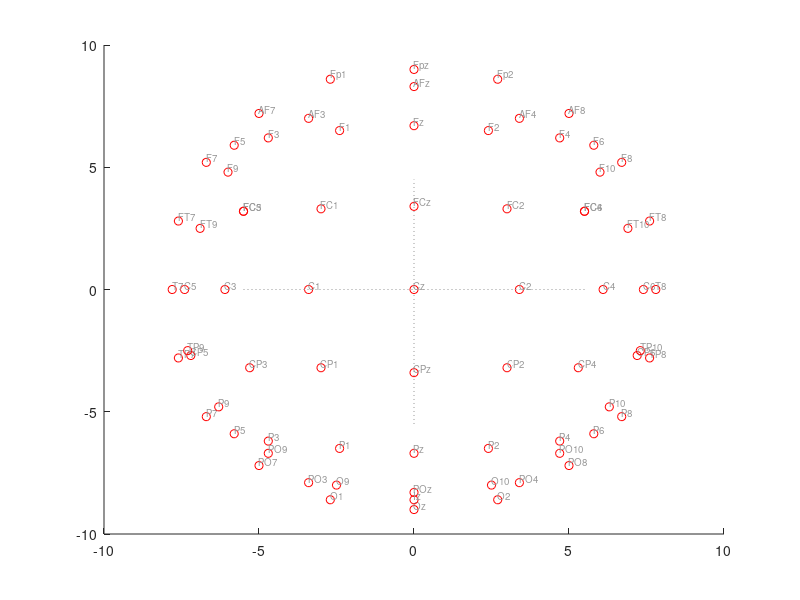
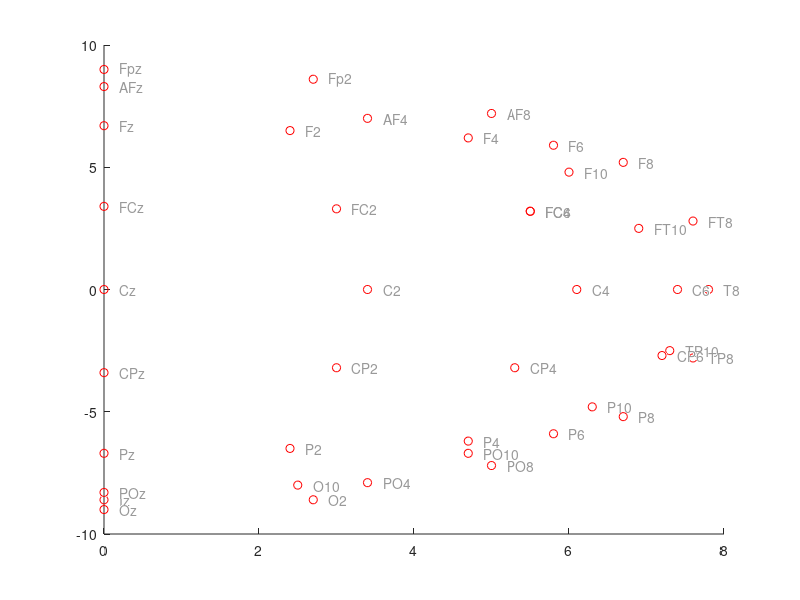

The MATLAB script that drew these images, in order: (Note: this script raises an error after producing the figures.)
clear;
%{
Distributes
sensors over whole head
in the 130 chan arrangement, there are 10 in midline, 60 on one side
%}
%% params
irandseed = 55;
rand('seed', irandseed );
writefreq = 100;
flag_print = 0;
maxsepar = 1.5; % cutoff (largest allowed) src-det distance for nirs channel
Ntrial = 1e9;
Maxtrial = 1e12;
labeloffset = .15;
%% max numbers of sensors
ns = 24; % source 1
nd = 24; % detector 2
ne = 19; % eeg 3
fprintf('ne %d, ns %d, nd %d\n',ne, nd, ns);
%%
gry = [.6 .6 .6];
eeggry = [.4 .0 .4];
nirschangry = [.6 .6 .6];
nirschanconnectgry  = [.9 .9 .9];
portlabelgry  = [.7 .7 .7];
srcolor = 'y';
detcolor = 'g';
eegcolor = eeggry;
%% input labels and their positions
fid = fopen('positions_full.txt');
tline = fgetl(fid);
count = 1;
while ischar(tline) & ~isempty(tline),
    C = textscan(tline,'%s %f %f %f');
    label{count} = char(C{1});
    xx(count,1) = C{2};
    xx(count,2) = C{3};
    xx(count,3) = C{4};
    count = count + 1;
    tline = fgetl(fid);
end
fclose(fid);

if 0
%% insert additional positions on right side
[xx, label] = insertadditionalpositions( xx, label );

%% insert left side by taking the negative of x axis
[xx, label] = insertleftpositions( xx, label );
end

%% 2d plot
if 1,
    figure(1010);clf; hold on;
    labeloffset = .2;
    for kk = 1:length(label),
        plot( xx(kk, 1), xx(kk, 2), 'ro' );
        text( xx(kk, 1), xx(kk, 2)+labeloffset, label( kk ), 'color', gry, 'fontsize',7 );
    end
    plot( [-5.5 5.5],[0 0], 'color',gry,'linestyle',':'); plot( [0 0],[-5.5 4.5], 'color',gry,'linestyle',':')
%    axis([-6 6 -6 5])
end
%% 3d plot
if 1,
    figure(1020);clf; hold on;
    for kk = 1:length(label),
        if xx(kk,1)<0, continue; end;
        plot3( xx(kk, 1), xx(kk, 2), xx(kk, 3), 'ro' );
        text( xx(kk, 1)+labeloffset, xx(kk, 2), xx(kk, 3), label( kk ), 'color', gry );
    end
    %    axis([-1 14 -1 14 -1 14])   
end

%% generate random montage
numpos = length(label);
itrial = 1;
tottrial = 1;
mysepareeg = 10000;
myseparnirschan = 10000;
myseparnirssrc = 10000;
myseparnirsdet = 10000;
mysepar = 10000;
countgood = 1;

while itrial <= Ntrial & tottrial <= Maxtrial,

    rrr = zeros( 1, numpos );

    % choose eeg sensor positions
    posindxs = [1:numpos];
    pop = posindxs;
    eegpos = randsample( pop, ne );
    rrr( eegpos ) = 3;
    pop = setdiff( pop, eegpos); % remove eeg positions from candidates

    % find indx of bottom half
    ss = [];
    for kk = 1: numpos,
        if 0>xx(kk,2), ss = [ss; kk]; end
    end
    pop = setdiff( pop, ss); % remove bottom half from candidates

    % choose nirs source positions
    nsmax = min(ns, length(pop) );
    nirsspos = randsample( pop, nsmax );
    rrr( nirsspos ) = 1;
    pop = setdiff( pop, nirsspos); % remove nirs src positions

    % choose nirs detector positions
    ndmax = min(nd, length(pop) );
    nirsdpos = randsample( pop, ndmax );
    rrr( nirsdpos ) = 2;


    %% set nirs channels
    if itrial>1,
        clear cc ccsrc ccdet
    end
    countchan = 1;
    for kk = 1: numpos,
        if 1==rrr(kk), % source
            for nn = 1 : numpos,
                if 2==rrr(nn), % detector
                    separ = sqrt(  ( xx(kk,1)-xx(nn,1)  ).^2 + ( xx(kk,2)-xx(nn,2)  ).^2  );
                    if maxsepar >= separ, % this is a channel
                        cc(countchan,1) = ( xx(kk,1)+xx(nn,1) )./2;
                        cc(countchan,2) = ( xx(kk,2)+xx(nn,2) )./2;
                        ccsrc(countchan,1) = xx(kk,1);
                        ccsrc(countchan,2) = xx(kk,2);
                        ccdet(countchan,1) = xx(nn,1);
                        ccdet(countchan,2) = xx(nn,2);
                        countchan = countchan + 1;
                    end
                end
            end
        end
    end
    numnirschan = countchan -1;
    %% plot
    if 0
        fh = figure(110); clf; set(fh, 'color', 'white');  hold on;
        %% plot nirs chans
        for kk = 1: numnirschan,
            pnirschan = plot( cc(kk, 1), cc(kk, 2), 'markersize',10,'marker','s','markerfacecolor', [nirschangry],'markeredgecolor',[nirschangry]);
            plot( [ccsrc(kk,1) ccdet(kk,1)],  [ccsrc(kk,2) ccdet(kk,2)] ,'color',  [nirschangry] );
        end
        %% plot src, det, eegs
        for kk = 1: numpos,
            if 1==rrr(kk), colr = srcolor;
            elseif 2==rrr(kk), colr = detcolor;
            elseif 3==rrr(kk), colr = eegcolor;
            elseif 0==rrr(kk), colr = 'r';
            else, error('should not be here'); end;
            if 1==rrr(kk), % nirs src
                psrc = plot( xx(kk, 1), xx(kk, 2), 'markersize',6,'marker','o','markerfacecolor', [colr],'markeredgecolor',[colr]);
            elseif 2==rrr(kk),
                pdet = plot( xx(kk, 1), xx(kk, 2), 'markersize',6,'marker','o','markerfacecolor', [colr],'markeredgecolor',[colr]);
            elseif 3==rrr(kk), % eeg
                peeg = plot( xx(kk, 1), xx(kk, 2), 'markersize',10,'marker','o','markerfacecolor', [colr],'markeredgecolor','none');
            elseif 0==rrr(kk),
                plot( xx(kk, 1), xx(kk, 2), 'markersize',3,'marker','o','markerfacecolor', [colr],'markeredgecolor','none');
            else, error('should not be here'); end;
            text( xx(kk, 1)+labeloffset, xx(kk, 2), label( kk ), 'color', gry, 'fontsize',8 );
        end
        axis([-6 6 -6 7])
        box off
        axis off
        if numnirschan, legend( [pnirschan psrc pdet peeg], 'NIRS Channel', 'Src', 'Det','EEG','location','southwest'  );
        else, legend( [psrc pdet peeg],  'Src', 'Det','EEG' ,'location','southwest' ); end;
    end
    %% extract eeg sensors
    indx = find( 3==rrr );
    xxeeg = xx( indx, : );

    %% determine distance to nearest eeg sensor
    for kk = 1:numpos,
        distmineeg = 10000;
        for nn = 1:ne,
            dist = sqrt( (xx(kk,1)-xxeeg(nn,1)).^2 + (xx(kk,2)-xxeeg(nn,2) ).^2 );
            if dist < distmineeg,
                distmineeg = dist;
            end
        end
        disteeg(kk) = distmineeg;
    end
    % largest distance (from any position) to the nearest eeg sensor
    distmaxeeg = max( disteeg );

    %% determine distance to nearest nirs chan
    iii = 1;
    for kk = 1:numpos,
        if 0<xx(kk,2), % must include only frontal positions
            distmin = 10000;
            for nn = 1:length( cc ),
                dist = sqrt( (xx(kk,1)-cc(nn,1)).^2 + (xx(kk,2)-cc(nn,2) ).^2 );
                if dist < distmin,
                    distmin = dist;
                end
            end
            distnirs(iii) = distmin;
            iii = iii + 1;
        end
    end
    % largest distance (from any position) to the nearest nirs chan
    distmaxnirschan = max( distnirs );

    %% determine distance to nearest nirs source
    iii = 1;
    for kk = 1:numpos,
        if 0<xx(kk,2), % must include only frontal positions
            distmin = 10000;
            for nn = 1:numpos,
                if 1==rrr(nn) & kk~=nn,
                    dist = sqrt( (xx(kk,1)-xx(nn,1)).^2 + (xx(kk,2)-xx(nn,2) ).^2 );
                    if dist < distmin,
                        distmin = dist;
                    end
                end
            end
            distnirs(iii) = distmin;
            iii = iii + 1;
        end
    end
    % largest distance (from any position) to the nearest nirs chan
    distmaxnirssrc = max( distnirs );
    %% determine distance to nearest nirs det
    iii = 1;
    for kk = 1:numpos,
        if 0<xx(kk,2), % must include only frontal positions
            distmin = 10000;
            for nn = 1:numpos,
                if 2==rrr(nn) & kk~=nn,
                    dist = sqrt( (xx(kk,1)-xx(nn,1)).^2 + (xx(kk,2)-xx(nn,2) ).^2 );
                    if dist < distmin,
                        distmin = dist;
                    end
                end
            end
            distnirs(iii) = distmin;
            iii = iii + 1;
        end
    end
    % largest distance (from any position) to the nearest nirs chan
    distmaxnirsdet = max( distnirs );
    %%

    % crietrion
    myvec = [distmaxeeg distmaxnirschan distmaxnirssrc distmaxnirsdet];
    ddd = sqrt( mean(myvec.^2) );
    % update minima
    if ddd<mysepar,

        mysepar = ddd;
        mysepareeg = distmaxeeg;
        myseparnirschan = distmaxnirschan; myseparnirssrc = distmaxnirssrc; myseparnirsdet = distmaxnirsdet;
        rrrlist{countgood} = rrr;
        cclist{countgood} = cc;
        ccsrclist{countgood} = ccsrc;
        ccdetlist{countgood} = ccdet;
        myseparlist(countgood) = mysepar;
        mysepareeglist(countgood) = mysepareeg;
        myseparnirschanlist(countgood) = myseparnirschan;
        myseparnirssrclist(countgood) = myseparnirssrc;
        myseparnirsdetlist(countgood) = myseparnirsdet;
        myne(countgood) = ne;
        mynumnirschan(countgood) = numnirschan;
        myndmax(countgood) = ndmax;
        mynsmax(countgood) = nsmax;

        %% good plot
        fh = figure(220); clf; set(fh, 'color', 'white');  hold on;
        %% plot nirs chans
        for kk = 1: length(cc), % connectors
            plot( [ccsrc(kk,1) ccdet(kk,1)],  [ccsrc(kk,2) ccdet(kk,2)] ,'color',  [nirschanconnectgry] );
        end
        for kk = 1: length(cc), % chans
            pnirschan = plot( cc(kk, 1), cc(kk, 2), 'markersize',10,'marker','s','markerfacecolor', [nirschangry],'markeredgecolor',[nirschangry]);
        end
        %% plot eeg
        for kk = 1: numpos,
            if 1==rrr(kk), colr = srcolor;
            elseif 2==rrr(kk), colr = detcolor;
            elseif 3==rrr(kk), colr = eegcolor;
            elseif 0==rrr(kk), colr = 'r';
            else, error('should not be here'); end;
            if 1==rrr(kk),
                psrc = plot( xx(kk, 1), xx(kk, 2), 'markersize',5,'marker','o','markerfacecolor', [colr],'markeredgecolor',[colr]);
            elseif 2==rrr(kk),
                pdet = plot( xx(kk, 1), xx(kk, 2), 'markersize',5,'marker','o','markerfacecolor', [colr],'markeredgecolor',[colr]);
            elseif 3==rrr(kk), % eeg
                peeg = plot( xx(kk, 1), xx(kk, 2), 'markersize',8,'marker','o','markerfacecolor', [colr],'markeredgecolor','none');
            elseif 0==rrr(kk),
                plot( xx(kk, 1), xx(kk, 2), 'markersize',3,'marker','o','markerfacecolor', [colr],'markeredgecolor','none');
            end
            text( xx(kk, 1)+labeloffset, xx(kk, 2), label( kk ), 'color', gry, 'fontsize',8 );
        end
        axis([-4.8  5. -5 5.3])
        box off
        axis off
        legend( [pnirschan psrc pdet peeg], 'NIRS Channel', 'Src', 'Det','EEG','location','southwest' );
        legend boxoff;
        titlestr1 = [ ...
            num2str( countgood ) ' (' ...
            num2str( itrial  ) ' of ' ...
            num2str( Ntrial ) '):  \Delta=' ...
            num2str( mysepar ) '  \Delta_{E}=' ...
            num2str( mysepareeg  ) '   \Delta_{c}=' ...
            num2str( myseparnirschan )  '   \Delta_{s}=' ...
            num2str( myseparnirssrc )  '   \Delta_{d}=' ...
            num2str( myseparnirsdet ) ];
        titlestr2 =  [ ...
            'N_E=' num2str(ne)...
            ', N_c=' num2str(numnirschan)...
            ', N_s=' num2str(nsmax)...
            ', N_d=' num2str(ndmax)...
            ];
        title( {titlestr1; titlestr2}, 'fontsize',9 );

        if flag_print,
            fstrn = [ 'fig_montage_'  'randseed_' num2str(irandseed) '_' num2str( countgood ) '_'];
            set(gcf,'PaperPositionMode','auto');
            if flag_print, saveas(gcf, [ fstrn  '.png'  ] ); end
        end
        
        countgood = countgood + 1;
        pause(.2);
    end
    if 0==mod(itrial,writefreq),
        fprintf( '%d/%d     %d %d %d %d   %f    %f %f %f %f   %f %f %f %f \n',...
            itrial, Ntrial, ne,nsmax,ndmax,numnirschan,...
            mysepar, mysepareeg, myseparnirschan, myseparnirssrc, myseparnirsdet, ...
            distmaxeeg, distmaxnirschan,distmaxnirssrc, distmaxnirsdet...
            );
    end
    
    itrial = itrial + 1;
end
return;

%% output plot
for countgood = 1:length(rrrlist),
    rrr = rrrlist{countgood} ;
    cc = cclist{countgood} ;
    ccsrc =  ccsrclist{countgood} ;
    ccdet = ccdetlist{countgood} ;
    mysepar = myseparlist(countgood) ;
    mysepareeg = mysepareeglist(countgood) ;
    myseparnirschan = myseparnirschanlist(countgood) ;
    myseparnirssrc = myseparnirssrclist(countgood) ;
    myseparnirsdet = myseparnirsdetlist(countgood) ;
    ne = myne(countgood) ;
    numnirschan = mynumnirschan(countgood) ;
    ndmax = myndmax(countgood) ;
    nsmax = mynsmax(countgood) ;

    %  plot channels
    fh = figure(330); clf; set(fh, 'color', 'white');  hold on;
    % plot nirs chans
    for kk = 1: length(cc), % channel connectors
        plot( [ccsrc(kk,1) ccdet(kk,1)],  [ccsrc(kk,2) ccdet(kk,2)] ,'color',  [nirschanconnectgry] , 'linestyle','-');
    end
    for kk = 1: length(cc), % channels
        pnirschan = plot( cc(kk, 1), cc(kk, 2), 'markersize',10,'marker','s','markerfacecolor', [nirschangry],'markeredgecolor',[nirschangry]);
    end
    % plot  src, det, eeg
    for kk = 1: numpos,
        if 1==rrr(kk), colr = srcolor;
        elseif 2==rrr(kk), colr = detcolor;
        elseif 3==rrr(kk), colr = eegcolor;
        elseif 0==rrr(kk), colr = 'r';
        else, error('should not be here'); end;
        if 1==rrr(kk),
            psrc = plot( xx(kk, 1), xx(kk, 2), 'markersize',5,'marker','o','markerfacecolor', [colr],'markeredgecolor',[colr]);
        elseif 2==rrr(kk),
            pdet = plot( xx(kk, 1), xx(kk, 2), 'markersize',5,'marker','o','markerfacecolor', [colr],'markeredgecolor',[colr]);
        elseif 3==rrr(kk), % eeg
            peeg = plot( xx(kk, 1), xx(kk, 2), 'markersize',8,'marker','o','markerfacecolor', [colr],'markeredgecolor','none');
        elseif 0==rrr(kk),
            plot( xx(kk, 1), xx(kk, 2), 'markersize',3,'marker','o','markerfacecolor', [colr],'markeredgecolor','none');
        end
        text( xx(kk, 1)+labeloffset, xx(kk, 2), label( kk ), 'color', portlabelgry, 'fontsize',8 );
    end
    axis([-4.8  5. -5 5.3])
    box off
    axis off
    legend( [pnirschan psrc pdet peeg], 'NIRS Channel', 'Src', 'Det','EEG','location','southwest' );
    legend boxoff;
    titlestr1 = [ ...
        num2str( countgood  ) ' of ' ...
        num2str( length(rrrlist) ) ':  \Delta=' ...
        num2str( mysepar ) '  \Delta_{E}=' ...
        num2str( mysepareeg  ) '   \Delta_{c}=' ...
        num2str( myseparnirschan )  '   \Delta_{s}=' ...
        num2str( myseparnirssrc )  '   \Delta_{d}=' ...
        num2str( myseparnirsdet ) ];
    titlestr2 =  [ ...
        'N_E=' num2str(ne)...
        ', N_c=' num2str(numnirschan)...
        ', N_s=' num2str(nsmax)...
        ', N_d=' num2str(ndmax)...
        ];
    title( {titlestr1; titlestr2}, 'fontsize',9 );
    pause(1);
end




